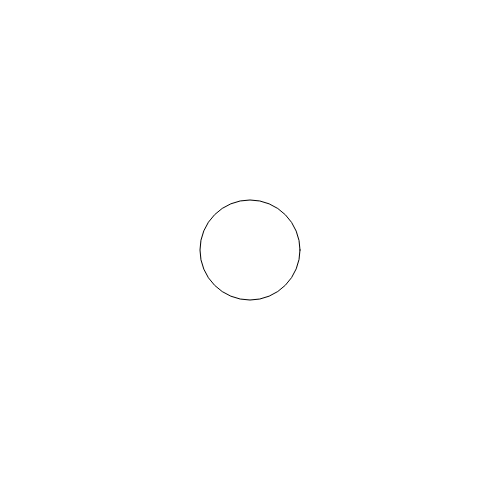
Frame 1 (no input)
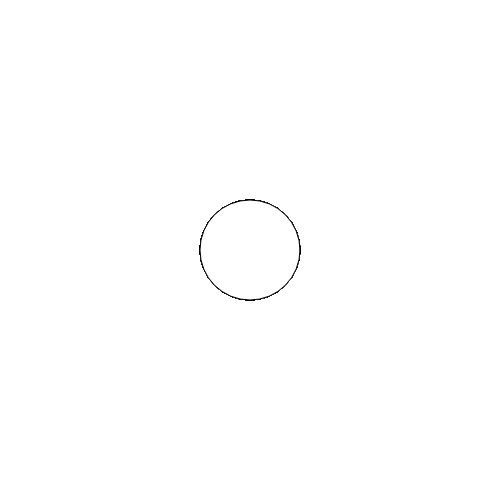
Frame 60 (no input)
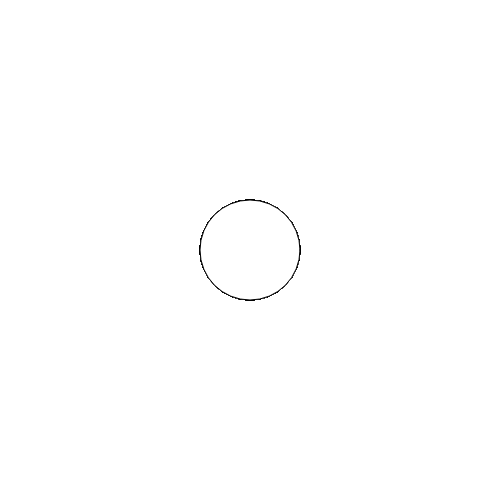
Frame 120 (the mouse pressed at the canvas centre since frame 60)

The p5.js sketch that drew these frames (run headless with seeded random() and noise() and a simulated clock; from frame 60 on, the mouse is pressed at the canvas centre):

// p5.js sketch
// ── sketch.js
// Démarrage du sketch
function setup() 
{
	// Création de l'élément canvas, taille 500 x 500 pixels
	createCanvas(500,500);
}

// Dessin sur l'élément <canvas>
function draw() 
{
	ellipse(250,250,100,100);
}
